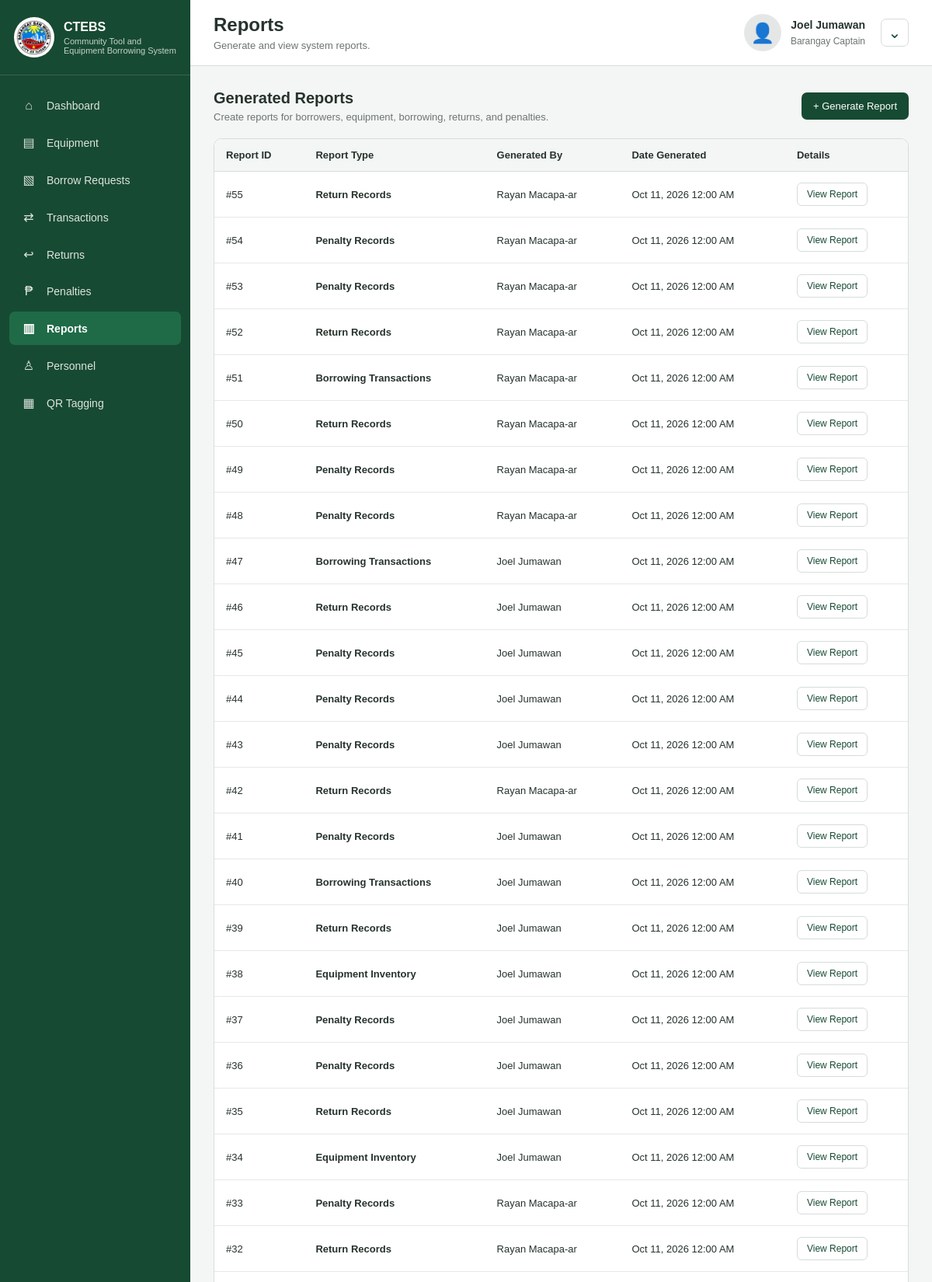
The app's page /admin/reports.php (signed in, upper part) with its own data.
### tables this page shows
CREATE TABLE `reports` (
  `report_id` int(11) NOT NULL,
  `report_type` varchar(40) DEFAULT NULL,
  `generated_by` varchar(40) DEFAULT NULL,
  `date_generated` date DEFAULT NULL,
  `details` longtext DEFAULT NULL,
  `equipment_id` int(11) DEFAULT NULL,
  `return_id` int(11) DEFAULT NULL
);

CREATE TABLE `user` (
  `user_id` int(11) NOT NULL,
  `name` varchar(40) DEFAULT NULL,
  `address` varchar(40) DEFAULT NULL,
  `username` varchar(40) DEFAULT NULL,
  `password` varchar(40) DEFAULT NULL,
  `role` varchar(40) DEFAULT NULL
);

### admin/reports.php (the view, shortened to what this page needs)
<?php
require_once "../includes/db.php";
$sql = "SELECT r.report_id, r.report_type, r.date_generated, r.details,
               u.name AS generated_by_name
        FROM reports r
        LEFT JOIN `user` u ON r.generated_by = u.user_id
        ORDER BY r.report_id DESC";
$query = mysqli_query($connect, $sql);
?>
<!DOCTYPE html>
<html lang="en">
<head>
    <link rel="stylesheet" href="../css/style.css">
</head>
<body>
<div class="admin-layout">
    <aside class="sidebar">
        <div class="sidebar-brand">
            <img src="../img/barangay-logo.png" alt="Barangay San Miguel Logo">
            <div><strong>CTEBS</strong><span>Community Tool and Equipment Borrowing System</span></div>
        </div>
        <nav class="sidebar-menu">
            <a href="dashboard.php"><span class="menu-icon">⌂</span>Dashboard</a>
            <a href="equipment.php"><span class="menu-icon">▤</span>Equipment</a>
            <a href="borrow_requests.php"><span class="menu-icon">▧</span>Borrow Requests</a>
            <a href="transactions.php"><span class="menu-icon">⇄</span>Transactions</a>
            <a href="returns.php"><span class="menu-icon">↩</span>Returns</a>
            <a href="penalties.php"><span class="menu-icon">₱</span>Penalties</a>
            <a href="reports.php" class="active"><span class="menu-icon">▥</span>Reports</a>
            <a href="personnel.php"><span class="menu-icon">♙</span>Personnel</a>
            <a href="qr_tagging.php"><span class="menu-icon">▦</span>QR Tagging</a>
        </nav>
    </aside>
    <main class="main-content">
        <header class="topbar">
            <div><h1>Reports</h1><p>Generate and view system reports.</p></div>
            <div class="admin-profile">
                <div class="profile-avatar"><span>👤</span></div>
                <div class="profile-info"><strong><?php echo htmlspecialchars($_SESSION['name'] ?? 'Captain'); ?></strong><span>Barangay Captain</span></div>
                <div class="profile-dropdown">
                    <button type="button" class="profile-dropdown-toggle" aria-label="Open account menu" aria-expanded="false" onclick="toggleProfileMenu(this)"><span>⌄</span></button>
                </div>
            </div>
        </header>
        <section class="report-content">
            <div class="report-header">
                <div><h2>Generated Reports</h2><p>Create reports for borrowers, equipment, borrowing, returns, and penalties.</p></div>
                <button type="button" class="generate-report-button" onclick="openReportModal()">+ Generate Report</button>
            </div>
            <div class="report-card">
                <div class="table-container">
                    <table>
                        <thead><tr><th>Report ID</th><th>Report Type</th><th>Generated By</th><th>Date Generated</th><th>Details</th></tr></thead>
                        <tbody>
                        <?php if ($query && mysqli_num_rows($query) > 0): ?>
                            <?php while ($row = mysqli_fetch_assoc($query)): ?>
                                <?php $detailsJson = json_encode((string) ($row['details'] ?? ''), JSON_HEX_TAG | JSON_HEX_APOS | JSON_HEX_QUOT | JSON_HEX_AMP); ?>
                                <tr>
                                    <td>#<?php echo (int) $row['report_id']; ?></td>
                                    <td><span class="report-type"><?php echo htmlspecialchars($row['report_type'] ?? 'Unknown'); ?></span></td>
                                    <td><?php echo htmlspecialchars($row['generated_by_name'] ?? 'Unknown'); ?></td>
                                    <td><?php echo !empty($row['date_generated']) ? date('M d, Y h:i A', strtotime($row['date_generated'])) : '-'; ?></td>
                                    <td><button type="button" class="view-report-button" data-report-details="<?php echo htmlspecialchars($detailsJson ?: '""', ENT_QUOTES, 'UTF-8'); ?>" onclick="viewReport(JSON.parse(this.dataset.reportDetails))">View Report</button></td>
                                </tr>
                            <?php endwhile; ?>
                        <?php else: ?>
                            <tr><td colspan="5" class="empty-state"><?php echo $query ? 'No reports have been generated yet.' : 'Reports could not be loaded. Please try again later.'; ?></td></tr>
                        <?php endif; ?>
                        </tbody>
                    </table>
                </div>
            </div>
        </section>
    </main>
</div>
</body>
</html>

### css/style.css (style rules this page uses)
* { margin: 0; padding: 0; box-sizing: border-box; }
body { font-family: Arial, Helvetica, sans-serif; background-color: #f4f6f5; color: #26332c; }
.admin-layout { min-height: 100vh; display: flex; background-color: #f4f6f5; }
.sidebar { width: 245px; min-height: 100vh; background-color: #174a32; color: #ffffff; display: flex; flex-direction: column; position: fixed; left: 0; top: 0; bottom: 0; }
.sidebar-brand { display: flex; align-items: center; gap: 12px; padding: 22px 18px; border-bottom: 1px solid rgba(255, 255, 255, 0.15); }
.sidebar-brand img { width: 52px; height: 52px; object-fit: contain; background-color: #ffffff; border-radius: 50%; padding: 2px; }
.sidebar-brand span { display: block; font-size: 11px; margin-top: 3px; opacity: 0.75; }
.sidebar-menu { padding: 18px 12px; flex: 1; }
.sidebar-menu a { display: flex; align-items: center; gap: 12px; color: rgba(255, 255, 255, 0.85); text-decoration: none; padding: 12px 14px; margin-bottom: 5px; border-radius: 7px; font-size: 14px; transition: 0.2s; }
.sidebar-menu a.active { background-color: #1f6b47; color: #ffffff; font-weight: bold; }
.menu-icon { width: 22px; text-align: center; font-size: 16px; }
.main-content { margin-left: 245px; width: calc(100% - 245px); min-height: 100vh; }
.topbar { background-color: #ffffff; min-height: 82px; padding: 18px 30px; border-bottom: 1px solid #d5ddd8; display: flex; align-items: center; justify-content: space-between; }
.topbar h1 { font-size: 24px; color: #26332c; margin: 0 0 5px; }
.topbar p { color: #6c756f; font-size: 13px; margin: 0; }
.admin-profile { display: flex; align-items: center; }
.profile-info { text-align: right; }
.profile-info strong { display: block; color: #26332c; font-size: 14px; }
.profile-info span { display: block; color: #6c756f; font-size: 12px; margin-top: 3px; }
.table-container { width: 100%; overflow-x: auto; }
table { width: 100%; border-collapse: collapse; }
table th { background-color: #f8faf9; color: #6c756f; font-size: 12px; font-weight: bold; text-align: left; padding: 13px 18px; border-bottom: 1px solid #d5ddd8; white-space: nowrap; }
table td { color: #26332c; font-size: 13px; padding: 15px 18px; border-bottom: 1px solid #edf0ee; white-space: nowrap; }
.admin-profile { display: flex; align-items: center; gap: 12px; }
.profile-avatar { width: 48px; height: 48px; border-radius: 50%; background: #e5e7e6; display: flex; align-items: center; justify-content: center; font-size: 25px; overflow: hidden; }
.profile-info { display: flex; flex-direction: column; gap: 3px; }
.profile-info strong { font-size: 14px; font-weight: 600; color: #26332c; }
.profile-info span { font-size: 12px; color: #6c756f; }
.table-container table { width: 100%; border-collapse: collapse; }
.table-container th { padding: 13px 15px; background: #f4f6f5; border-bottom: 1px solid #d5ddd8; color: #26332c; font-size: 13px; font-weight: 600; text-align: left; }
.table-container td { padding: 14px 15px; border-bottom: 1px solid #e5e9e7; color: #26332c; font-size: 13px; }
.report-content { padding: 30px; }
.report-header { display: flex; justify-content: space-between; align-items: center; margin-bottom: 20px; }
.report-header h2 { margin: 0 0 5px; font-size: 20px; color: #26332c; }
.report-header p { margin: 0; font-size: 13px; color: #6c756f; }
.report-card { background: #ffffff; border: 1px solid #d5ddd8; border-radius: 10px; overflow: hidden; }
.generate-report-button, .confirm-report-button { border: none; background: #174a32; color: #ffffff; padding: 10px 15px; border-radius: 7px; font-size: 13px; cursor: pointer; font-family: inherit; }
.report-type { font-size: 13px; font-weight: 600; color: #26332c; }
.view-report-button { border: 1px solid #d5ddd8; background: #ffffff; color: #174a32; padding: 7px 12px; border-radius: 6px; font-size: 12px; cursor: pointer; font-family: inherit; }
.profile-dropdown { position: relative; margin-left: 8px; }
.profile-dropdown-toggle { width: 36px; height: 36px; display: flex; align-items: center; justify-content: center; border: 1px solid #d5ddd8; border-radius: 7px; background: #ffffff; color: #194d36; font-size: 20px; cursor: pointer; }

### records on screen
reports: report_id "55", report_type "Return Records", user.name "Rayan Macapa-ar", date_generated "Oct 11, 2026 12:00 AM"
reports: report_id "54", report_type "Penalty Records", user.name "Rayan Macapa-ar", date_generated "Oct 11, 2026 12:00 AM"
reports: report_id "53", report_type "Penalty Records", user.name "Rayan Macapa-ar", date_generated "Oct 11, 2026 12:00 AM"
reports: report_id "52", report_type "Return Records", user.name "Rayan Macapa-ar", date_generated "Oct 11, 2026 12:00 AM"
reports: report_id "51", report_type "Borrowing Transactions", user.name "Rayan Macapa-ar", date_generated "Oct 11, 2026 12:00 AM"
reports: report_id "50", report_type "Return Records", user.name "Rayan Macapa-ar", date_generated "Oct 11, 2026 12:00 AM"
reports: report_id "49", report_type "Penalty Records", user.name "Rayan Macapa-ar", date_generated "Oct 11, 2026 12:00 AM"
reports: report_id "48", report_type "Penalty Records", user.name "Rayan Macapa-ar", date_generated "Oct 11, 2026 12:00 AM"
reports: report_id "47", report_type "Borrowing Transactions", user.name "Joel Jumawan", date_generated "Oct 11, 2026 12:00 AM"
reports: report_id "46", report_type "Return Records", user.name "Joel Jumawan", date_generated "Oct 11, 2026 12:00 AM"
reports: report_id "45", report_type "Penalty Records", user.name "Joel Jumawan", date_generated "Oct 11, 2026 12:00 AM"
reports: report_id "44", report_type "Penalty Records", user.name "Joel Jumawan", date_generated "Oct 11, 2026 12:00 AM"
reports: report_id "43", report_type "Penalty Records", user.name "Joel Jumawan", date_generated "Oct 11, 2026 12:00 AM"
reports: report_id "42", report_type "Return Records", user.name "Rayan Macapa-ar", date_generated "Oct 11, 2026 12:00 AM"
reports: report_id "41", report_type "Penalty Records", user.name "Joel Jumawan", date_generated "Oct 11, 2026 12:00 AM"
reports: report_id "40", report_type "Borrowing Transactions", user.name "Joel Jumawan", date_generated "Oct 11, 2026 12:00 AM"
reports: report_id "39", report_type "Return Records", user.name "Joel Jumawan", date_generated "Oct 11, 2026 12:00 AM"
reports: report_id "38", report_type "Equipment Inventory", user.name "Joel Jumawan", date_generated "Oct 11, 2026 12:00 AM"
reports: report_id "37", report_type "Penalty Records", user.name "Joel Jumawan", date_generated "Oct 11, 2026 12:00 AM"
reports: report_id "36", report_type "Penalty Records", user.name "Joel Jumawan", date_generated "Oct 11, 2026 12:00 AM"
reports: report_id "35", report_type "Return Records", user.name "Joel Jumawan", date_generated "Oct 11, 2026 12:00 AM"
reports: report_id "34", report_type "Equipment Inventory", user.name "Joel Jumawan", date_generated "Oct 11, 2026 12:00 AM"
reports: report_id "33", report_type "Penalty Records", user.name "Rayan Macapa-ar", date_generated "Oct 11, 2026 12:00 AM"
reports: report_id "32", report_type "Return Records", user.name "Rayan Macapa-ar", date_generated "Oct 11, 2026 12:00 AM"

### other values on screen
$_SESSION['name'] "Joel Jumawan"
